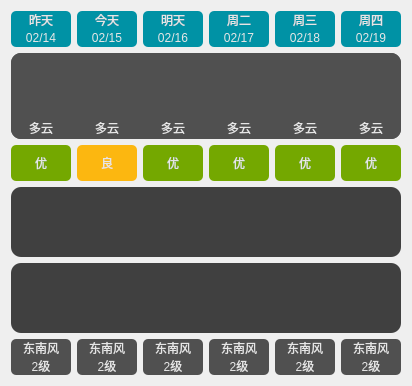
    <widget class="QWidget" name="widget04" native="true">
     <property name="styleSheet">
      <string notr="true">color:rgb(230, 230,230);</string>
     </property>
     <layout class="QGridLayout" name="gridLayout_3">
      <item row="0" column="0">
       <layout class="QGridLayout" name="widget0401">
        <property name="rightMargin">
         <number>0</number>
        </property>
        <property name="bottomMargin">
         <number>0</number>
        </property>
        <property name="horizontalSpacing">
         <number>-1</number>
        </property>
        <property name="verticalSpacing">
         <number>0</number>
        </property>
        <item row="0" column="0">
         <widget class="QLabel" name="labelday0">
          <property name="minimumSize">
           <size>
            <width>60</width>
            <height>18</height>
           </size>
          </property>
          <property name="maximumSize">
           <size>
            <width>60</width>
            <height>18</height>
           </size>
          </property>
          <property name="styleSheet">
           <string notr="true">background-color: rgb(0, 146, 165);
border-radius: 5px;
border-bottom-left-radius:0px;
border-bottom-right-radius:0px;
</string>
          </property>
          <property name="text">
           <string>昨天</string>
          </property>
          <property name="alignment">
           <set>Qt::AlignmentFlag::AlignCenter</set>
          </property>
         </widget>
        </item>
        <item row="0" column="1">
         <widget class="QLabel" name="labelday1">
          <property name="minimumSize">
           <size>
            <width>60</width>
            <height>18</height>
           </size>
          </property>
          <property name="maximumSize">
           <size>
            <width>60</width>
            <height>18</height>
           </size>
          </property>
          <property name="styleSheet">
           <string notr="true">background-color: rgb(0, 146, 165);
border-radius: 5px;
border-bottom-left-radius:0px;
border-bottom-right-radius:0px;
</string>
          </property>
          <property name="text">
           <string>今天</string>
          </property>
          <property name="alignment">
           <set>Qt::AlignmentFlag::AlignCenter</set>
          </property>
         </widget>
        </item>
        <item row="0" column="2">
         <widget class="QLabel" name="labelday2">
          <property name="minimumSize">
           <size>
            <width>60</width>
            <height>18</height>
           </size>
          </property>
          <property name="maximumSize">
           <size>
            <width>60</width>
            <height>18</height>
           </size>
          </property>
          <property name="styleSheet">
           <string notr="true">background-color: rgb(0, 146, 165);
border-radius: 5px;
border-bottom-left-radius:0px;
border-bottom-right-radius:0px;
</string>
          </property>
          <property name="text">
           <string>明天</string>
          </property>
          <property name="alignment">
           <set>Qt::AlignmentFlag::AlignCenter</set>
          </property>
         </widget>
        </item>
        <item row="0" column="3">
         <widget class="QLabel" name="labelday3">
          <property name="minimumSize">
           <size>
            <width>60</width>
            <height>18</height>
           </size>
          </property>
          <property name="maximumSize">
           <size>
            <width>60</width>
            <height>18</height>
           </size>
          </property>
          <property name="styleSheet">
           <string notr="true">background-color: rgb(0, 146, 165);
border-radius: 5px;
border-bottom-left-radius:0px;
border-bottom-right-radius:0px;
</string>
          </property>
          <property name="text">
           <string>周二</string>
          </property>
          <property name="alignment">
           <set>Qt::AlignmentFlag::AlignCenter</set>
          </property>
         </widget>
        </item>
        <item row="0" column="4">
         <widget class="QLabel" name="labelday4">
          <property name="minimumSize">
           <size>
            <width>60</width>
            <height>18</height>
           </size>
          </property>
          <property name="maximumSize">
           <size>
            <width>60</width>
            <height>18</height>
           </size>
          </property>
          <property name="styleSheet">
           <string notr="true">background-color: rgb(0, 146, 165);
border-radius: 5px;
border-bottom-left-radius:0px;
border-bottom-right-radius:0px;
</string>
          </property>
          <property name="text">
           <string>周三</string>
          </property>
          <property name="alignment">
           <set>Qt::AlignmentFlag::AlignCenter</set>
          </property>
         </widget>
        </item>
        <item row="0" column="5">
         <widget class="QLabel" name="labelday5">
          <property name="minimumSize">
           <size>
            <width>60</width>
            <height>18</height>
           </size>
          </property>
          <property name="maximumSize">
           <size>
            <width>60</width>
            <height>18</height>
           </size>
          </property>
          <property name="styleSheet">
           <string notr="true">background-color: rgb(0, 146, 165);
border-radius: 5px;
border-bottom-left-radius:0px;
border-bottom-right-radius:0px;
</string>
          </property>
          <property name="text">
           <string>周四</string>
          </property>
          <property name="alignment">
           <set>Qt::AlignmentFlag::AlignCenter</set>
          </property>
         </widget>
        </item>
        <item row="1" column="0">
         <widget class="QLabel" name="labeldate0">
          <property name="minimumSize">
           <size>
            <width>60</width>
            <height>18</height>
           </size>
          </property>
          <property name="maximumSize">
           <size>
            <width>60</width>
            <height>18</height>
           </size>
          </property>
          <property name="styleSheet">
           <string notr="true">background-color: rgb(0, 146, 165);
border-radius: 5px;
border-top-left-radius:0px;
border-top-right-radius:0px;</string>
          </property>
          <property name="text">
           <string>02/14</string>
          </property>
          <property name="alignment">
           <set>Qt::AlignmentFlag::AlignCenter</set>
          </property>
         </widget>
        </item>
        <item row="1" column="1">
         <widget class="QLabel" name="labeldate1">
          <property name="minimumSize">
           <size>
            <width>60</width>
            <height>18</height>
           </size>
          </property>
          <property name="maximumSize">
           <size>
            <width>60</width>
            <height>18</height>
           </size>
          </property>
          <property name="styleSheet">
           <string notr="true">background-color: rgb(0, 146, 165);
border-radius: 5px;
border-top-left-radius:0px;
border-top-right-radius:0px;</string>
          </property>
          <property name="text">
           <string>02/15</string>
          </property>
          <property name="alignment">
           <set>Qt::AlignmentFlag::AlignCenter</set>
          </property>
         </widget>
        </item>
        <item row="1" column="2">
         <widget class="QLabel" name="labeldate2">
          <property name="minimumSize">
           <size>
            <width>60</width>
            <height>18</height>
           </size>
          </property>
          <property name="maximumSize">
           <size>
            <width>60</width>
            <height>18</height>
           </size>
          </property>
          <property name="styleSheet">
           <string notr="true">background-color: rgb(0, 146, 165);
border-radius: 5px;
border-top-left-radius:0px;
border-top-right-radius:0px;</string>
          </property>
          <property name="text">
           <string>02/16</string>
          </property>
          <property name="alignment">
           <set>Qt::AlignmentFlag::AlignCenter</set>
          </property>
         </widget>
        </item>
        <item row="1" column="3">
         <widget class="QLabel" name="labeldate3">
          <property name="minimumSize">
           <size>
            <width>60</width>
            <height>18</height>
           </size>
          </property>
          <property name="maximumSize">
           <size>
            <width>60</width>
            <height>18</height>
           </size>
          </property>
          <property name="styleSheet">
           <string notr="true">background-color: rgb(0, 146, 165);
border-radius: 5px;
border-top-left-radius:0px;
border-top-right-radius:0px;</string>
          </property>
          <property name="text">
           <string>02/17</string>
          </property>
          <property name="alignment">
           <set>Qt::AlignmentFlag::AlignCenter</set>
          </property>
         </widget>
        </item>
        <item row="1" column="4">
         <widget class="QLabel" name="labeldate4">
          <property name="minimumSize">
           <size>
            <width>60</width>
            <height>18</height>
           </size>
          </property>
          <property name="maximumSize">
           <size>
            <width>60</width>
            <height>18</height>
           </size>
          </property>
          <property name="styleSheet">
           <string notr="true">background-color: rgb(0, 146, 165);
border-radius: 5px;
border-top-left-radius:0px;
border-top-right-radius:0px;</string>
          </property>
          <property name="text">
           <string>02/18</string>
          </property>
          <property name="alignment">
           <set>Qt::AlignmentFlag::AlignCenter</set>
          </property>
         </widget>
        </item>
        <item row="1" column="5">
         <widget class="QLabel" name="labeldate5">
          <property name="minimumSize">
           <size>
            <width>60</width>
            <height>18</height>
           </size>
          </property>
          <property name="maximumSize">
           <size>
            <width>60</width>
            <height>18</height>
           </size>
          </property>
          <property name="styleSheet">
           <string notr="true">background-color: rgb(0, 146, 165);
border-radius: 5px;
border-top-left-radius:0px;
border-top-right-radius:0px;</string>
          </property>
          <property name="text">
           <string>02/19</string>
          </property>
          <property name="alignment">
           <set>Qt::AlignmentFlag::AlignCenter</set>
          </property>
         </widget>
        </item>
       </layout>
      </item>
      <item row="1" column="0">
       <widget class="QWidget" name="widget0402" native="true">
        <property name="minimumSize">
         <size>
          <width>60</width>
          <height>0</height>
         </size>
        </property>
        <property name="maximumSize">
         <size>
          <width>16777215</width>
          <height>16777215</height>
         </size>
        </property>
        <property name="styleSheet">
         <string notr="true">background-color: rgb(80, 80, 80);
border-radius: 10px;</string>
        </property>
        <layout class="QGridLayout" name="gridLayout_4">
         <property name="leftMargin">
          <number>0</number>
         </property>
         <property name="topMargin">
          <number>0</number>
         </property>
         <property name="rightMargin">
          <number>0</number>
         </property>
         <property name="bottomMargin">
          <number>0</number>
         </property>
         <item row="1" column="5">
          <widget class="QLabel" name="labelWeather5">
           <property name="minimumSize">
            <size>
             <width>60</width>
             <height>20</height>
            </size>
           </property>
           <property name="maximumSize">
            <size>
             <width>60</width>
             <height>20</height>
            </size>
           </property>
           <property name="text">
            <string>多云</string>
           </property>
           <property name="alignment">
            <set>Qt::AlignmentFlag::AlignHCenter|Qt::AlignmentFlag::AlignTop</set>
           </property>
          </widget>
         </item>
         <item row="1" column="2">
          <widget class="QLabel" name="labelWeather2">
           <property name="minimumSize">
            <size>
             <width>60</width>
             <height>20</height>
            </size>
           </property>
           <property name="maximumSize">
            <size>
             <width>60</width>
             <height>20</height>
            </size>
           </property>
           <property name="text">
            <string>多云</string>
           </property>
           <property name="alignment">
            <set>Qt::AlignmentFlag::AlignHCenter|Qt::AlignmentFlag::AlignTop</set>
           </property>
          </widget>
         </item>
         <item row="1" column="0">
          <widget class="QLabel" name="labelWeather0">
           <property name="minimumSize">
            <size>
             <width>60</width>
             <height>20</height>
            </size>
           </property>
           <property name="maximumSize">
            <size>
             <width>60</width>
             <height>20</height>
            </size>
           </property>
           <property name="text">
            <string>多云</string>
           </property>
           <property name="alignment">
            <set>Qt::AlignmentFlag::AlignHCenter|Qt::AlignmentFlag::AlignTop</set>
           </property>
          </widget>
         </item>
         <item row="1" column="4">
          <widget class="QLabel" name="labelWeather4">
           <property name="minimumSize">
            <size>
             <width>60</width>
             <height>20</height>
            </size>
           </property>
           <property name="maximumSize">
            <size>
             <width>60</width>
             <height>20</height>
            </size>
           </property>
           <property name="text">
            <string>多云</string>
           </property>
           <property name="alignment">
            <set>Qt::AlignmentFlag::AlignHCenter|Qt::AlignmentFlag::AlignTop</set>
           </property>
          </widget>
         </item>
         <item row="1" column="1">
          <widget class="QLabel" name="labelWeather1">
           <property name="minimumSize">
            <size>
             <width>60</width>
             <height>20</height>
            </size>
           </property>
           <property name="maximumSize">
            <size>
             <width>60</width>
             <height>20</height>
            </size>
           </property>
           <property name="text">
            <string>多云</string>
           </property>
           <property name="alignment">
            <set>Qt::AlignmentFlag::AlignHCenter|Qt::AlignmentFlag::AlignTop</set>
           </property>
          </widget>
         </item>
         <item row="1" column="3">
          <widget class="QLabel" name="labelWeather3">
           <property name="minimumSize">
            <size>
             <width>60</width>
             <height>20</height>
            </size>
           </property>
           <property name="maximumSize">
            <size>
             <width>60</width>
             <height>20</height>
            </size>
           </property>
           <property name="text">
            <string>多云</string>
           </property>
           <property name="alignment">
            <set>Qt::AlignmentFlag::AlignHCenter|Qt::AlignmentFlag::AlignTop</set>
           </property>
          </widget>
         </item>
         <item row="0" column="0">
          <widget class="QLabel" name="labelweather0">
           <property name="minimumSize">
            <size>
             <width>60</width>
             <height>60</height>
            </size>
           </property>
           <property name="maximumSize">
            <size>
             <width>60</width>
             <height>60</height>
            </size>
           </property>
           <property name="text">
            <string/>
           </property>
           <property name="pixmap">
            <pixmap>:/res/中雨.png</pixmap>
           </property>
           <property name="scaledContents">
            <bool>true</bool>
           </property>
           <property name="margin">
            <number>10</number>
           </property>
          </widget>
         </item>
         <item row="0" column="1">
          <widget class="QLabel" name="labelweather1">
           <property name="minimumSize">
            <size>
             <width>60</width>
             <height>60</height>
            </size>
           </property>
           <property name="maximumSize">
            <size>
             <width>60</width>
             <height>60</height>
            </size>
           </property>
           <property name="text">
            <string/>
           </property>
           <property name="pixmap">
            <pixmap>:/res/中雨.png</pixmap>
           </property>
           <property name="scaledContents">
            <bool>true</bool>
           </property>
           <property name="margin">
            <number>10</number>
           </property>
          </widget>
         </item>
         <item row="0" column="2">
          <widget class="QLabel" name="labelweather2">
           <property name="minimumSize">
            <size>
             <width>60</width>
             <height>60</height>
            </size>
           </property>
           <property name="maximumSize">
            <size>
             <width>60</width>
             <height>60</height>
            </size>
           </property>
           <property name="text">
            <string/>
           </property>
           <property name="pixmap">
            <pixmap>:/res/中雨.png</pixmap>
           </property>
           <property name="scaledContents">
            <bool>true</bool>
           </property>
           <property name="margin">
            <number>10</number>
           </property>
          </widget>
         </item>
         <item row="0" column="3">
          <widget class="QLabel" name="labelweather3">
           <property name="minimumSize">
            <size>
             <width>60</width>
             <height>60</height>
            </size>
           </property>
           <property name="maximumSize">
            <size>
             <width>60</width>
             <height>60</height>
            </size>
           </property>
           <property name="text">
            <string/>
           </property>
           <property name="pixmap">
            <pixmap>:/res/中雨.png</pixmap>
           </property>
           <property name="scaledContents">
            <bool>true</bool>
           </property>
           <property name="margin">
            <number>10</number>
           </property>
          </widget>
         </item>
         <item row="0" column="4">
          <widget class="QLabel" name="labelweather4">
           <property name="minimumSize">
            <size>
             <width>60</width>
             <height>60</height>
            </size>
           </property>
           <property name="maximumSize">
            <size>
             <width>60</width>
             <height>60</height>
            </size>
           </property>
           <property name="text">
            <string/>
           </property>
           <property name="pixmap">
            <pixmap>:/res/中雨.png</pixmap>
           </property>
           <property name="scaledContents">
            <bool>true</bool>
           </property>
           <property name="margin">
            <number>10</number>
           </property>
          </widget>
         </item>
         <item row="0" column="5">
          <widget class="QLabel" name="labelweather5">
           <property name="minimumSize">
            <size>
             <width>60</width>
             <height>60</height>
            </size>
           </property>
           <property name="maximumSize">
            <size>
             <width>60</width>
             <height>60</height>
            </size>
           </property>
           <property name="text">
            <string/>
           </property>
           <property name="pixmap">
            <pixmap>:/res/中雨.png</pixmap>
           </property>
           <property name="scaledContents">
            <bool>true</bool>
           </property>
           <property name="margin">
            <number>10</number>
           </property>
          </widget>
         </item>
        </layout>
       </widget>
      </item>
      <item row="2" column="0">
       <layout class="QGridLayout" name="widget0403">
        <item row="0" column="0">
         <widget class="QLabel" name="labelairq0">
          <property name="minimumSize">
           <size>
            <width>60</width>
            <height>36</height>
           </size>
          </property>
          <property name="maximumSize">
           <size>
            <width>60</width>
            <height>36</height>
           </size>
          </property>
          <property name="styleSheet">
           <string notr="true">background-color: rgb(116, 168, 0);
border-radius: 5px;</string>
          </property>
          <property name="text">
           <string>优</string>
          </property>
          <property name="alignment">
           <set>Qt::AlignmentFlag::AlignCenter</set>
          </property>
         </widget>
        </item>
        <item row="0" column="1">
         <widget class="QLabel" name="labelairq1">
          <property name="minimumSize">
           <size>
            <width>60</width>
            <height>36</height>
           </size>
          </property>
          <property name="maximumSize">
           <size>
            <width>60</width>
            <height>36</height>
           </size>
          </property>
          <property name="styleSheet">
           <string notr="true">background-color: rgb(252, 183, 16);
border-radius: 5px;</string>
          </property>
          <property name="text">
           <string>良</string>
          </property>
          <property name="alignment">
           <set>Qt::AlignmentFlag::AlignCenter</set>
          </property>
         </widget>
        </item>
        <item row="0" column="2">
         <widget class="QLabel" name="labelairq2">
          <property name="minimumSize">
           <size>
            <width>60</width>
            <height>36</height>
           </size>
          </property>
          <property name="maximumSize">
           <size>
            <width>60</width>
            <height>36</height>
           </size>
          </property>
          <property name="styleSheet">
           <string notr="true">background-color: rgb(116, 168, 0);
border-radius: 5px;</string>
          </property>
          <property name="text">
           <string>优</string>
          </property>
          <property name="alignment">
           <set>Qt::AlignmentFlag::AlignCenter</set>
          </property>
         </widget>
        </item>
        <item row="0" column="3">
         <widget class="QLabel" name="labelairq3">
          <property name="minimumSize">
           <size>
            <width>60</width>
            <height>36</height>
           </size>
          </property>
          <property name="maximumSize">
           <size>
            <width>60</width>
            <height>36</height>
           </size>
          </property>
          <property name="styleSheet">
           <string notr="true">background-color: rgb(116, 168, 0);
border-radius: 5px;</string>
          </property>
          <property name="text">
           <string>优</string>
          </property>
          <property name="alignment">
           <set>Qt::AlignmentFlag::AlignCenter</set>
          </property>
         </widget>
        </item>
        <item row="0" column="4">
         <widget class="QLabel" name="labelairq4">
          <property name="minimumSize">
           <size>
            <width>60</width>
            <height>36</height>
           </size>
          </property>
          <property name="maximumSize">
           <size>
            <width>60</width>
            <height>36</height>
           </size>
          </property>
          <property name="styleSheet">
           <string notr="true">background-color: rgb(116, 168, 0);
border-radius: 5px;</string>
          </property>
          <property name="text">
           <string>优</string>
          </property>
          <property name="alignment">
           <set>Qt::AlignmentFlag::AlignCenter</set>
          </property>
         </widget>
        </item>
        <item row="0" column="5">
         <widget class="QLabel" name="labelairq5">
          <property name="minimumSize">
           <size>
            <width>60</width>
            <height>36</height>
           </size>
          </property>
          <property name="maximumSize">
           <size>
            <width>60</width>
            <height>36</height>
           </size>
          </property>
          <property name="styleSheet">
           <string notr="true">background-color: rgb(116, 168, 0);
border-radius: 5px;</string>
          </property>
          <property name="text">
           <string>优</string>
          </property>
          <property name="alignment">
           <set>Qt::AlignmentFlag::AlignCenter</set>
          </property>
         </widget>
        </item>
       </layout>
      </item>
      <item row="3" column="0">
       <widget class="QWidget" name="widget0404" native="true">
        <property name="minimumSize">
         <size>
          <width>0</width>
          <height>70</height>
         </size>
        </property>
        <property name="styleSheet">
         <string notr="true">background-color: rgb(64, 64, 64);
border-radius: 10px;</string>
        </property>
       </widget>
      </item>
      <item row="4" column="0">
       <widget class="QWidget" name="widget0405" native="true">
        <property name="minimumSize">
         <size>
          <width>0</width>
          <height>70</height>
         </size>
        </property>
        <property name="styleSheet">
         <string notr="true">background-color: rgb(64, 64, 64);
border-radius: 10px;</string>
        </property>
       </widget>
      </item>
      <item row="5" column="0">
       <layout class="QGridLayout" name="widget0406">
        <item row="0" column="0">
         <widget class="QLabel" name="labelFX0">
          <property name="minimumSize">
           <size>
            <width>60</width>
            <height>36</height>
           </size>
          </property>
          <property name="maximumSize">
           <size>
            <width>60</width>
            <height>36</height>
           </size>
          </property>
          <property name="styleSheet">
           <string notr="true">background-color: rgb(80, 80, 80);
border-radius: 5px;</string>
          </property>
          <property name="text">
           <string>东南风
2级</string>
          </property>
          <property name="alignment">
           <set>Qt::AlignmentFlag::AlignCenter</set>
          </property>
         </widget>
        </item>
        <item row="0" column="1">
         <widget class="QLabel" name="labelFX1">
          <property name="minimumSize">
           <size>
            <width>60</width>
            <height>36</height>
           </size>
          </property>
          <property name="maximumSize">
           <size>
            <width>60</width>
            <height>36</height>
           </size>
          </property>
          <property name="styleSheet">
           <string notr="true">background-color: rgb(80, 80, 80);
border-radius: 5px;</string>
          </property>
          <property name="text">
           <string>东南风
2级</string>
          </property>
          <property name="alignment">
           <set>Qt::AlignmentFlag::AlignCenter</set>
          </property>
         </widget>
        </item>
        <item row="0" column="2">
         <widget class="QLabel" name="labelFX2">
          <property name="minimumSize">
           <size>
            <width>60</width>
            <height>36</height>
           </size>
          </property>
          <property name="maximumSize">
           <size>
            <width>60</width>
            <height>36</height>
           </size>
          </property>
          <property name="styleSheet">
           <string notr="true">background-color: rgb(80, 80, 80);
border-radius: 5px;</string>
          </property>
          <property name="text">
           <string>东南风
2级</string>
          </property>
          <property name="alignment">
           <set>Qt::AlignmentFlag::AlignCenter</set>
          </property>
         </widget>
        </item>
        <item row="0" column="3">
         <widget class="QLabel" name="labelFX3">
          <property name="minimumSize">
           <size>
            <width>60</width>
            <height>36</height>
           </size>
          </property>
          <property name="maximumSize">
           <size>
            <width>60</width>
            <height>36</height>
           </size>
          </property>
          <property name="styleSheet">
           <string notr="true">background-color: rgb(80, 80, 80);
border-radius: 5px;</string>
          </property>
          <property name="text">
           <string>东南风
2级</string>
          </property>
          <property name="alignment">
           <set>Qt::AlignmentFlag::AlignCenter</set>
          </property>
         </widget>
        </item>
        <item row="0" column="4">
         <widget class="QLabel" name="labelFX4">
          <property name="minimumSize">
           <size>
            <width>60</width>
            <height>36</height>
           </size>
          </property>
          <property name="maximumSize">
           <size>
            <width>60</width>
            <height>36</height>
           </size>
          </property>
          <property name="styleSheet">
           <string notr="true">background-color: rgb(80, 80, 80);
border-radius: 5px;</string>
          </property>
          <property name="text">
           <string>东南风
2级</string>
          </property>
          <property name="alignment">
           <set>Qt::AlignmentFlag::AlignCenter</set>
          </property>
         </widget>
        </item>
        <item row="0" column="5">
         <widget class="QLabel" name="labelFX5">
          <property name="minimumSize">
           <size>
            <width>60</width>
            <height>36</height>
           </size>
          </property>
          <property name="maximumSize">
           <size>
            <width>60</width>
            <height>36</height>
           </size>
          </property>
          <property name="styleSheet">
           <string notr="true">background-color: rgb(80, 80, 80);
border-radius: 5px;</string>
          </property>
          <property name="text">
           <string>东南风
2级</string>
          </property>
          <property name="alignment">
           <set>Qt::AlignmentFlag::AlignCenter</set>
          </property>
         </widget>
        </item>
       </layout>
      </item>
     </layout>
    </widget>
